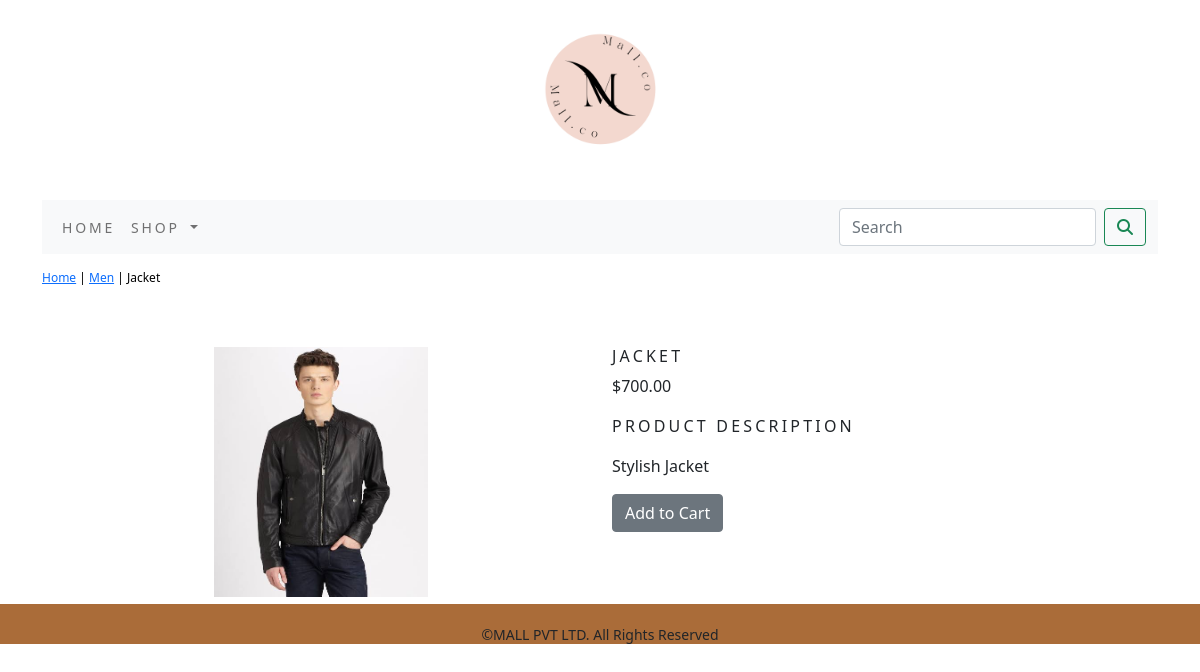
The app's page /onlineapp/men/jacket/ with its own data.
### onlineapp/models.py (models this page shows, shortened)
class Product(models.Model):
    name=models.CharField(max_length=250,unique=True)
    slug=models.SlugField(max_length=250,unique=True)
    description = models.TextField(blank=True)
    price=models.DecimalField(max_digits=10,decimal_places=2)
    category=models.ForeignKey(Category,on_delete=models.CASCADE)
    image=models.ImageField(upload_to='product',blank=True)
    stock=models.IntegerField()
    available=models.BooleanField(default=True)
    created=models.DateTimeField(auto_now_add=True)
    updated=models.DateTimeField(auto_now=True)
    class Meta:
        ordering=('name',)
        verbose_name='product'
        verbose_name_plural='products'

class Category(models.Model):
    name=models.CharField(max_length=250,unique=True)
    slug=models.SlugField(max_length=250,unique=True)
    description=models.TextField(blank=True)
    image=models.ImageField(upload_to='category',blank=True)
    class Meta:
          ordering=('name',)
          verbose_name='category'
          verbose_name_plural='categories'
    def get_url(self):
        return reverse('onlineapp:products_by_category',args=[self.slug])
    def __str__(self):
        return '{}'.format(self.name)

### onlineapp/views.py (the view)
# urls.py: path('<slug:c_slug>/<slug:product_slug>/', views.productDetails, name="prodCatdetail"),
def productDetails(request,c_slug,product_slug):
    try:
        product=Product.objects.get(category__slug=c_slug,slug=product_slug)
    except Exception as e:
        raise e
    return render(request,'product.html',{'product':product})

### cart/context_processors.py (called while the page is built)
def counter(request):
    item_count=0
    if 'admin' in request.path:
        return {}
    else:
        try:
            cart=Cart.objects.filter(cart_id=_cart_id(request))
            cart_items=CartItem.objects.all().filter(cart=cart[:1])
            for cart_item in cart_items:
                item_count += cart_item.quantity
        except Cart.DoesNotExist:
            item_count=0
    return dict(item_count=item_count)

### cart/views.py (called while the page is built)
def _cart_id(request):
    cart=request.session.session_key
    if not cart:
        cart=request.session.create()
    return cart

### onlineapp/context_processors.py (called while the page is built)
def menu_links(request):
    links=Category.objects.all()
    return dict(links=links)

### templates/product.html (shortened to what this page needs)
{% extends 'base.html' %}
{% load static %}
{% block content %}
<div class="row my_prod_row_class">
    <div class="mx_auto">
        <p><a href="{% url 'onlineapp:allProdCat' %}">Home</a> | <a href="{{product.category.get_url}}">{{product.category}}</a> | {{product.name}}</p>
    </div>
</div>
<div class="container">
<br>
<div class="row">
    <div class="col-12 col-sm-12 col-md-12 col-lg-6 text-center">
        <div style="min-width:18rem;">
            <img class="my_prod_img" src="{{product.image.url}}" alt="{{product.name}}">
        </div>
    </div>
    <div class="col-12 col-sm-12 col-md-12 col-lg-6">
        <div>
            <div>
            <h1 class="my_prod_title">{{product.name}}</h1>
            <p>${{product.price}}</p>
            <p class="my_title">Product Description</p>
            <p class="text-justify my_prod_tex">{{product.description}}</p>
            {% if product.stock <= 0 %}
            <p class="text-justify my_prod_text"><b>Out Of Stock</b></p>
            {% else %}
            <a class="btn btn-secondary" href="{% url 'cart:add_cart' product.id %}">Add to Cart</a>
                <br><br><br><br>
            {% endif %}
    </div>
</div>
</div>
</div>
</div>
{% endblock %}

### static/css/custom.css (style rules this page uses)
.my_title { letter-spacing:0.2em; font-size:16px; text-transform:uppercase; }
.my_prod_img { width:40%; height:250px; }
.my_prod_row_class { padding-top:15px; padding-bottom:20px; }
.my_prod_row_class .mx_auto { color:black; font-size:12px; text-decoration:none; }
.my_prod_title { letter-spacing:0.2em; font-size:16px; text-transform:uppercase; }

### records on screen
Product: category "Men", name "Jacket", image (picture), name "JACKET", price "700.00", description "Stylish Jacket"
